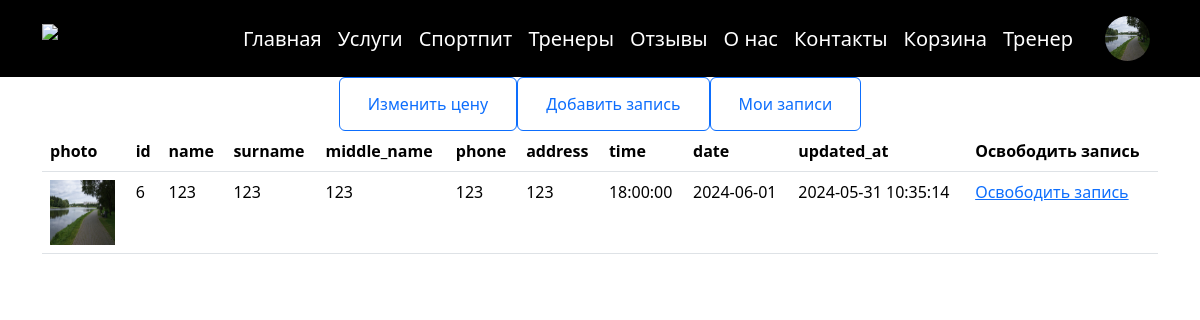
Page /trainer/index.php?page=records (signed in) on the committed database.
### tables this page shows
CREATE TABLE `users` (
  `id` int NOT NULL,
  `role` int NOT NULL DEFAULT '0',
  `name` varchar(255) NOT NULL,
  `surname` varchar(255) NOT NULL,
  `middle_name` varchar(255) NOT NULL,
  `phone` int NOT NULL,
  `password` varchar(255) NOT NULL,
  `birthday` datetime NOT NULL,
  `avatar` varchar(255) NOT NULL DEFAULT 'user.png',
  `address` varchar(255) NOT NULL,
  `created_at` timestamp NOT NULL DEFAULT CURRENT_TIMESTAMP,
  `updated_at` timestamp NOT NULL DEFAULT CURRENT_TIMESTAMP
);

CREATE TABLE `record` (
  `id` int NOT NULL,
  `time` time NOT NULL,
  `date` date NOT NULL,
  `busy` int NOT NULL DEFAULT '0',
  `user_id` int DEFAULT NULL,
  `id_trainer` int NOT NULL,
  `created_at` timestamp NOT NULL DEFAULT CURRENT_TIMESTAMP,
  `updated_at` timestamp NOT NULL DEFAULT CURRENT_TIMESTAMP
);

### controllers/connect.php (called while the page is built, shortened)
<?php
$connect=mysqli_connect('localhost', 'root', '', 'gym');
if (isset($_SESSION['user_id'])) $user = $connect->query("select * from users where id='$_SESSION[user_id]'")->fetch_array();
?>

### trainer/records.php (the view, shortened to what this page needs)
<?php
include_once '../controllers/connect.php';
require_once '../content/header.php';
$result = $connect->query("SELECT * FROM record WHERE busy = 1 AND id_trainer = $user[id]");
$record = $result->fetch_all(MYSQLI_ASSOC);
$userIds = array_column($record, 'user_id');
if (!empty($userIds)) {
    $result = $connect->query("select * from users where id IN (". implode(',', $userIds). ")");
    $client = $result->fetch_all(MYSQLI_ASSOC);
} else {
    $client = array();
}
?>
<section class="container">
    <table class="table">
        <thead>
        <tr>
            <th>photo</th>
            <th>id</th>
            <th>name</th>
            <th>surname</th>
            <th>middle_name</th>
            <th>phone</th>
            <th>address</th>
            <th>time</th>
            <th>date</th>
            <th>updated_at</th>
            <th>Освободить запись</th>
        </tr>
        </thead>
        <tbody>
        <?php foreach ($client as $item): ?>
            <tr>
                <td>
                <img class=""  src="../../assets/pictures/<?=$item['avatar']?>" alt="" height="65" width="65">
                </td>
                <td><?=$item["id"]?></td>
                <td><?=$item["name"]?></td>
                <td><?=$item["surname"]?></td>
                <td><?=$item["middle_name"]?></td>
                <td><?=$item["phone"]?></td>
                <td><?=$item["address"]?></td>
                <td><?=$record[0]["time"]?></td>
                <td><?=$record[0]["date"]?></td>
                <td><?=$record[0]["updated_at"]?></td>
                <td><a href="/trainer/controllers/del.php?record_id=<?=$record[0]["id"]?>">Освободить запись</a></td>
            </tr>
        <?php endforeach;?>
        </tbody>
    </table>
</section>

### content/header.php (shortened to what this page needs)
<?php
global $connect;
if (isset($_SESSION['user_id'])) $user = $connect->query("select * from users where id='$_SESSION[user_id]'")->fetch_array();
?>
<!doctype html>
<html lang="en">
<head>
    <link href="https://cdn.jsdelivr.net/npm/bootstrap@5.3.3/dist/css/bootstrap.min.css" rel="stylesheet">
</head>
<body>
<header>
    <nav class="navbar navbar-expand bg-black">
        <div class="container">
            <a class="navbar-brand" href="/index.php">
                <img src="../assets/pictures/logo.php" alt="LOGO"  height="65">
            </a>
			<div class="justify-content-end fs-5 collapse navbar-collapse" >
				<ul class="navbar-nav menu-desktop" style="align-items: center">
					<li class="nav-item"><a href="/" class="nav-link text-white">Главная</a></li>
					<li class="nav-item"><a class="nav-link text-white link-hover-class" href="/services/index.php">Услуги</a></li>
					<li class="nav-item"><a class="nav-link text-white link-hover-class" href="/product/index.php">Спортпит</a></li>
					<li class="nav-item"><a class="nav-link text-white link-hover-class" href="/trainers/index.php">Тренеры</a></li>
					<li class="nav-item"><a class="nav-link text-white link-hover-class" href="/product/index.php">Отзывы</a></li>
					<li class="nav-item"><a class="nav-link text-white link-hover-class" href="/product/index.php">О нас</a></li>
					<li class="nav-item"><a class="nav-link text-white link-hover-class" href="/product/index.php">Контакты</a></li>
                  <?php if(isset($_SESSION['user_id'])):?>
					<li class="nav-item"><a href="/basket/index.php" class="nav-link text-white link-hover-class">Корзина</a></li>
                  <?php endif;?>
				  <?php if (isset($user) and $user['role'] == 2):?>
					  <li class="nav-item"><a href="/trainer/index.php" class="nav-link text-white link-hover-class">Тренер</a></li>
                  <?php endif;?>
                  <?php if(isset($_SESSION['user_id'])):?>
					  <li class="nav-item">
						  <a href="/profile.php" class="nav-link text-white d-flex gap-3 link-hover-class" style="align-items: center">
							  <img class="rounded-circle"  src="<?php if (isset($user['avatar'])) echo  "../assets/pictures/$user[avatar]";
                              else echo "../assets/pictures/user.png"
                              ?>" alt="" height="45" width="45">
						  </a>
					  </li>
                  <?php endif;?>
				</ul>
			</div>
		  </div>
    </nav>
</header>

### rows in the picture
users: avatar (picture), id "6", name "123", surname "123", middle_name "123", phone "123", address "123"
record: time "18:00:00", date "2024-06-01", updated_at "2024-05-31 10:35:14"
